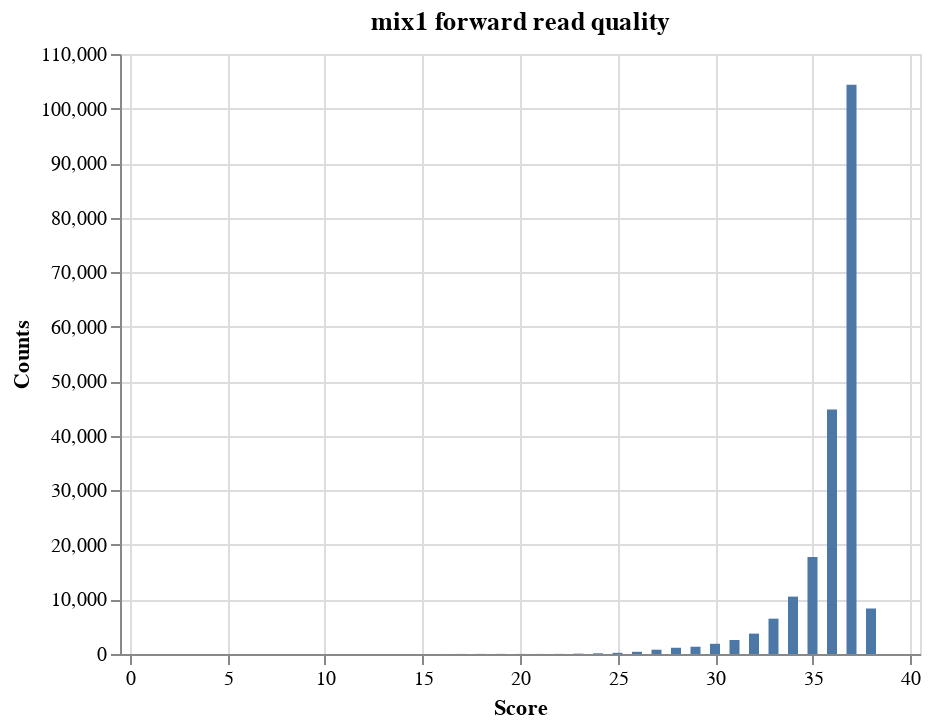
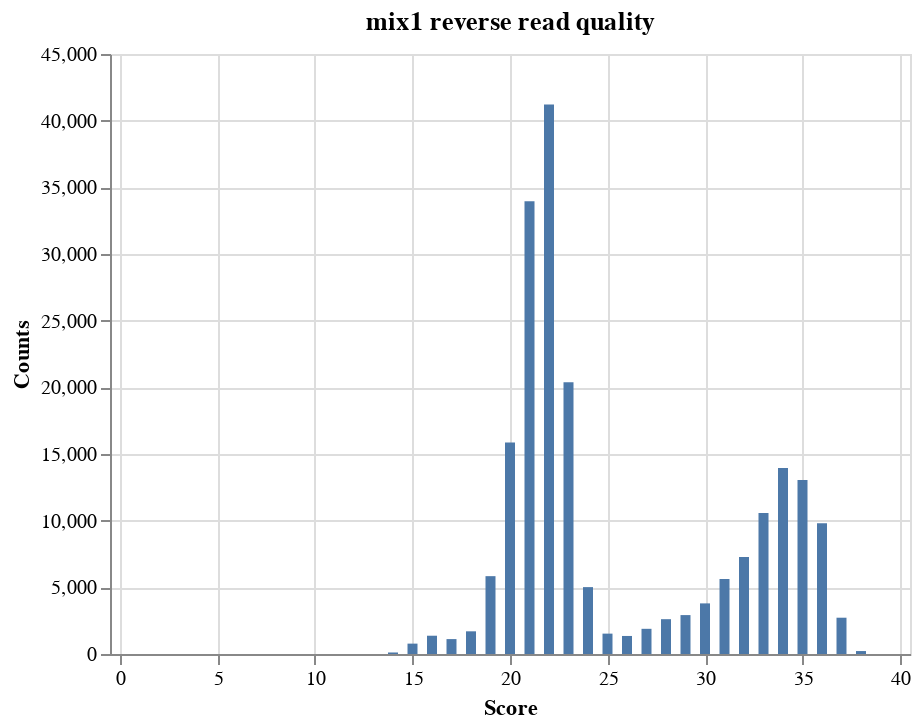
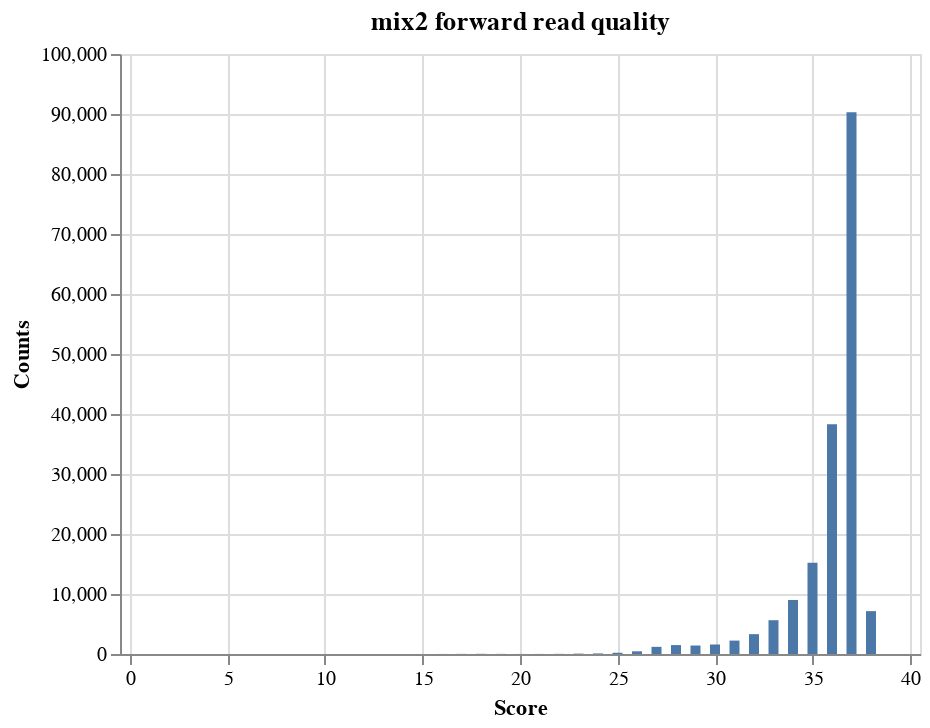
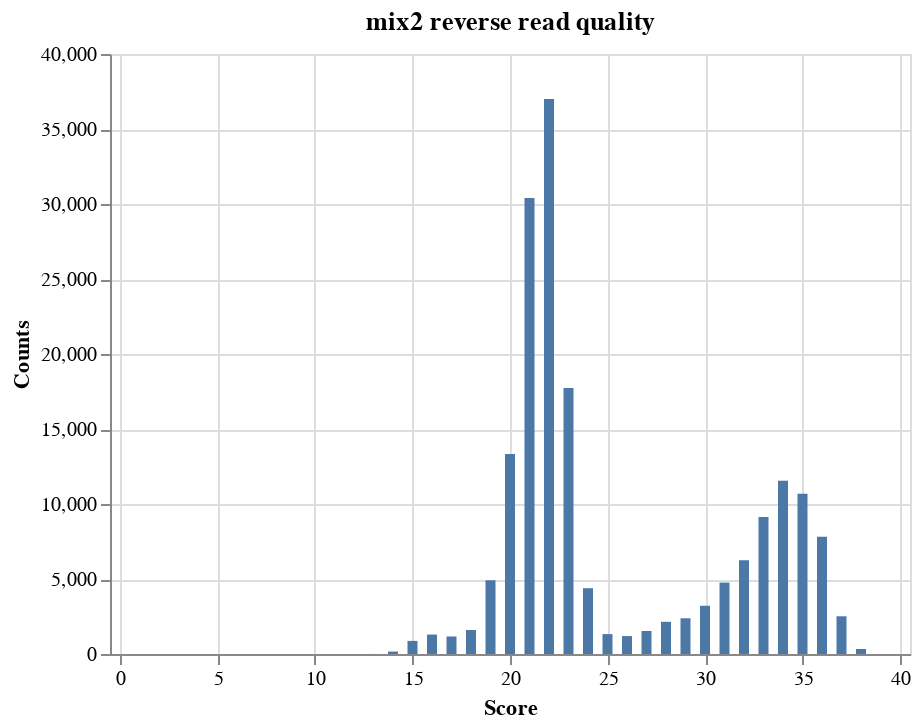

Write notebook code for charts like these, in order.
### Code cell
for library, dfs in zip(libs, data):

    df_f, df_r = dfs

    alt.Chart(df_f).mark_bar().encode(
        alt.X('Score', scale=alt.Scale(domain=(0, 40))),
        alt.Y('Counts'),
    ).properties(title=str(library) + ' forward read quality').display()

    alt.Chart(df_r).mark_bar().encode(
        alt.X('Score', scale=alt.Scale(domain=(0, 40))),
        alt.Y('Counts'),
    ).properties(title=str(library) + ' reverse read quality').display()

### Figure 1 — Vega-Lite specification as saved in the notebook (floating-point values rounded to 4 significant figures)
{"$schema": "https://vega.github.io/schema/vega-lite/v3.3.0.json", "config": {"mark": {"tooltip": null}, "view": {"height": 300, "width": 400}}, "data": {"name": "data-60c860255bfe53e3708258f726cfc0cc"}, "datasets": {"data-60c860255bfe53e3708258f726cfc0cc": [{"Counts": 1142, "Score": 28}, {"Counts": 1873, "Score": 30}, {"Counts": 10521, "Score": 34}, {"Counts": 3737, "Score": 32}, {"Counts": 104340, "Score": 37}, {"Counts": 6478, "Score": 33}, {"Counts": 44840, "Score": 36}, {"Counts": 17768, "Score": 35}, {"Counts": 2565, "Score": 31}, {"Counts": 8342, "Score": 38}, {"Counts": 63, "Score": 23}, {"Counts": 1331, "Score": 29}, {"Counts": 789, "Score": 27}, {"Counts": 404, "Score": 26}, {"Counts": 213, "Score": 25}, {"Counts": 21, "Score": 18}, {"Counts": 125, "Score": 24}, {"Counts": 13, "Score": 21}, {"Counts": 22, "Score": 22}, {"Counts": 12, "Score": 20}, {"Counts": 4, "Score": 2}, {"Counts": 14, "Score": 17}, {"Counts": 22, "Score": 19}, {"Counts": 7, "Score": 16}, {"Counts": 1, "Score": 15}]}, "encoding": {"x": {"field": "Score", "scale": {"domain": [0, 40]}, "type": "quantitative"}, "y": {"field": "Counts", "type": "quantitative"}}, "mark": "bar", "title": "mix1 forward read quality"}

### Figure 2 — Vega-Lite specification as saved in the notebook (floating-point values rounded to 4 significant figures)
{"$schema": "https://vega.github.io/schema/vega-lite/v3.3.0.json", "config": {"mark": {"tooltip": null}, "view": {"height": 300, "width": 400}}, "data": {"name": "data-191a7e9f85157adc56329b7bce4cec1d"}, "datasets": {"data-191a7e9f85157adc56329b7bce4cec1d": [{"Counts": 1701, "Score": 18}, {"Counts": 5838, "Score": 19}, {"Counts": 15867, "Score": 20}, {"Counts": 5016, "Score": 24}, {"Counts": 20372, "Score": 23}, {"Counts": 1118, "Score": 17}, {"Counts": 33948, "Score": 21}, {"Counts": 13941, "Score": 34}, {"Counts": 5624, "Score": 31}, {"Counts": 41210, "Score": 22}, {"Counts": 13050, "Score": 35}, {"Counts": 1528, "Score": 25}, {"Counts": 7271, "Score": 32}, {"Counts": 3796, "Score": 30}, {"Counts": 9807, "Score": 36}, {"Counts": 2918, "Score": 29}, {"Counts": 10579, "Score": 33}, {"Counts": 1889, "Score": 27}, {"Counts": 2722, "Score": 37}, {"Counts": 778, "Score": 15}, {"Counts": 1353, "Score": 26}, {"Counts": 1371, "Score": 16}, {"Counts": 2611, "Score": 28}, {"Counts": 114, "Score": 14}, {"Counts": 221, "Score": 38}, {"Counts": 2, "Score": 2}, {"Counts": 2, "Score": 13}]}, "encoding": {"x": {"field": "Score", "scale": {"domain": [0, 40]}, "type": "quantitative"}, "y": {"field": "Counts", "type": "quantitative"}}, "mark": "bar", "title": "mix1 reverse read quality"}

### Figure 3 — Vega-Lite specification as saved in the notebook (floating-point values rounded to 4 significant figures)
{"$schema": "https://vega.github.io/schema/vega-lite/v3.3.0.json", "config": {"mark": {"tooltip": null}, "view": {"height": 300, "width": 400}}, "data": {"name": "data-b32bc24453946c08e30aa951c22e0dd7"}, "datasets": {"data-b32bc24453946c08e30aa951c22e0dd7": [{"Counts": 15229, "Score": 35}, {"Counts": 9006, "Score": 34}, {"Counts": 38271, "Score": 36}, {"Counts": 3307, "Score": 32}, {"Counts": 5633, "Score": 33}, {"Counts": 90294, "Score": 37}, {"Counts": 7145, "Score": 38}, {"Counts": 448, "Score": 26}, {"Counts": 1194, "Score": 27}, {"Counts": 1414, "Score": 29}, {"Counts": 24, "Score": 22}, {"Counts": 1486, "Score": 28}, {"Counts": 1584, "Score": 30}, {"Counts": 2233, "Score": 31}, {"Counts": 96, "Score": 24}, {"Counts": 9, "Score": 16}, {"Counts": 206, "Score": 25}, {"Counts": 61, "Score": 23}, {"Counts": 19, "Score": 17}, {"Counts": 20, "Score": 19}, {"Counts": 12, "Score": 21}, {"Counts": 30, "Score": 18}, {"Counts": 9, "Score": 20}, {"Counts": 3, "Score": 2}]}, "encoding": {"x": {"field": "Score", "scale": {"domain": [0, 40]}, "type": "quantitative"}, "y": {"field": "Counts", "type": "quantitative"}}, "mark": "bar", "title": "mix2 forward read quality"}

### Figure 4 — Vega-Lite specification as saved in the notebook (floating-point values rounded to 4 significant figures)
{"$schema": "https://vega.github.io/schema/vega-lite/v3.3.0.json", "config": {"mark": {"tooltip": null}, "view": {"height": 300, "width": 400}}, "data": {"name": "data-ab6b6f136c86bf1f5d02b70c9d2c5c18"}, "datasets": {"data-ab6b6f136c86bf1f5d02b70c9d2c5c18": [{"Counts": 30396, "Score": 21}, {"Counts": 17736, "Score": 23}, {"Counts": 2382, "Score": 29}, {"Counts": 4385, "Score": 24}, {"Counts": 1195, "Score": 26}, {"Counts": 4918, "Score": 19}, {"Counts": 1169, "Score": 17}, {"Counts": 1327, "Score": 25}, {"Counts": 13337, "Score": 20}, {"Counts": 1602, "Score": 18}, {"Counts": 37000, "Score": 22}, {"Counts": 10691, "Score": 35}, {"Counts": 6256, "Score": 32}, {"Counts": 2514, "Score": 37}, {"Counts": 3215, "Score": 30}, {"Counts": 7821, "Score": 36}, {"Counts": 4761, "Score": 31}, {"Counts": 9132, "Score": 33}, {"Counts": 11543, "Score": 34}, {"Counts": 1298, "Score": 16}, {"Counts": 1536, "Score": 27}, {"Counts": 2147, "Score": 28}, {"Counts": 873, "Score": 15}, {"Counts": 162, "Score": 14}, {"Counts": 333, "Score": 38}, {"Counts": 1, "Score": 2}, {"Counts": 3, "Score": 13}]}, "encoding": {"x": {"field": "Score", "scale": {"domain": [0, 40]}, "type": "quantitative"}, "y": {"field": "Counts", "type": "quantitative"}}, "mark": "bar", "title": "mix2 reverse read quality"}
